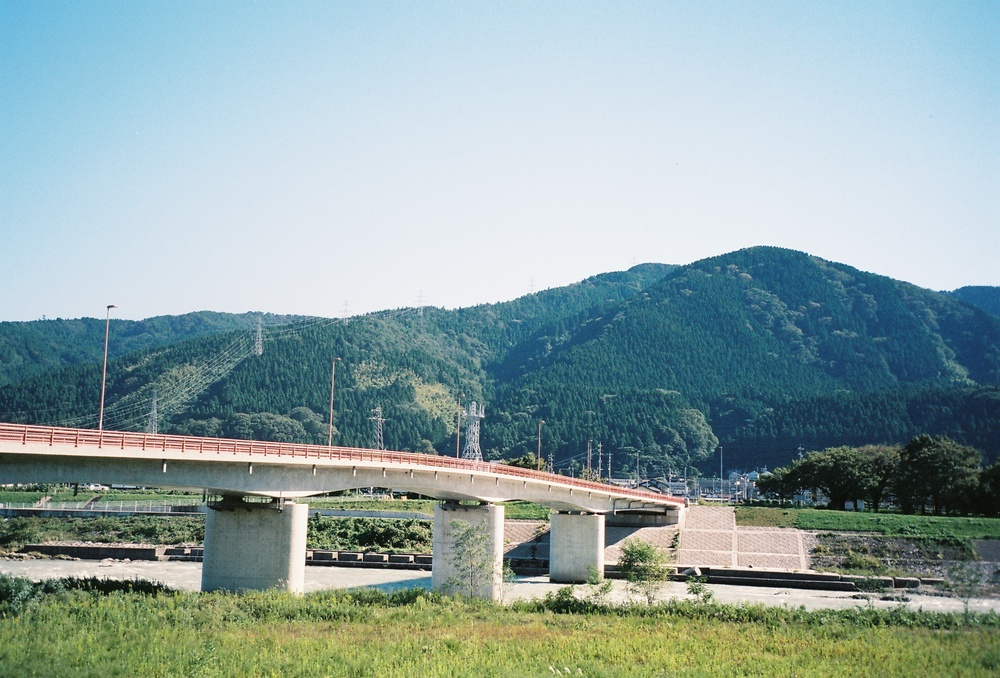
#> input picture homework_3/test.jpg, 1000 x 678 px, shrunk from 2751 x 1866 before the run
$ python tmp.py test.jpg
#> lines starting #> are read from the running program, lines starting #| are printed output that depends on the picture
#> further down, image is the input picture: shape (678, 1000, 3); mean B, G, R 163.8, 164.1, 143.2
import numpy as np
import cv2
import sys

def quantize(image):
    R  = image[:,:,2]
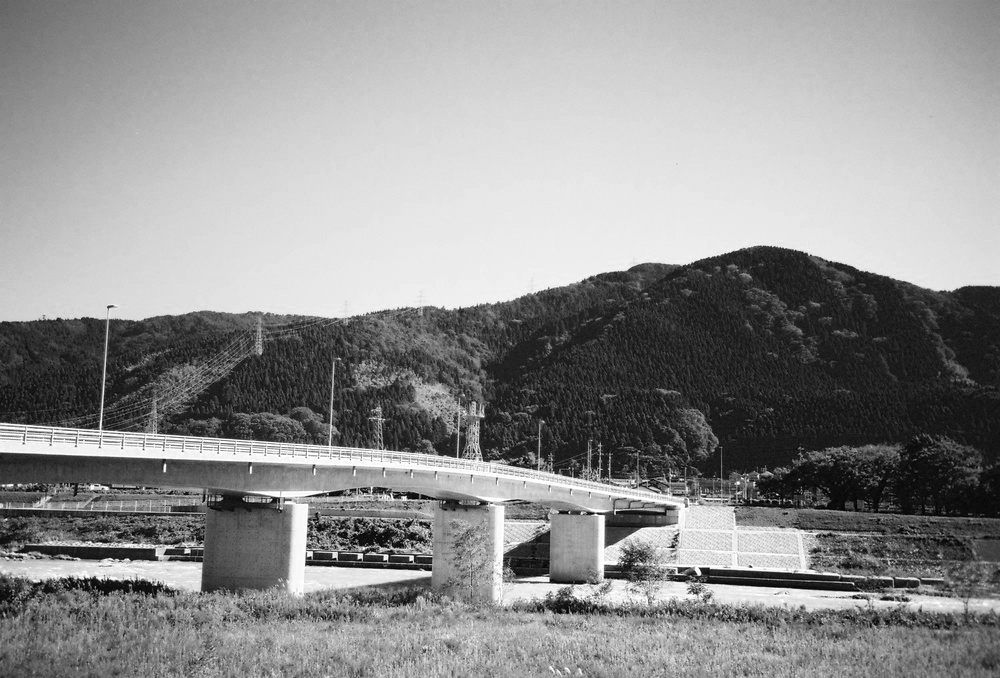
#> R: shape (678, 1000); min 0, max 255, mean 143.2
    G  = image[:,:,1]
    B  = image[:,:,0]
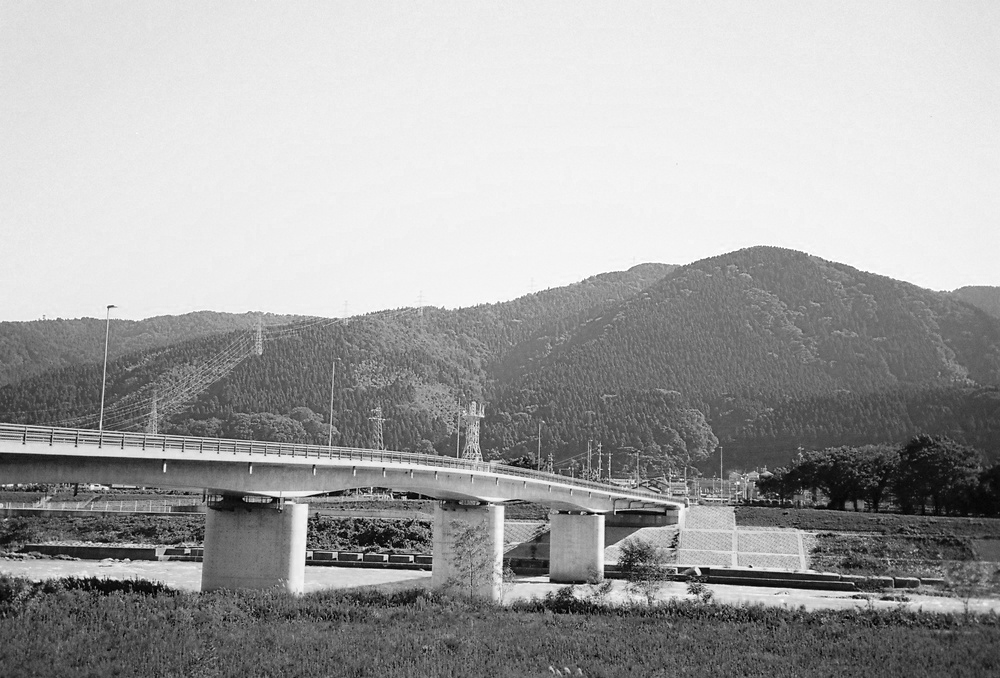
#> B: shape (678, 1000); min 0, max 255, mean 163.8

    Q_R = np.floor(R/255*np.average(R))
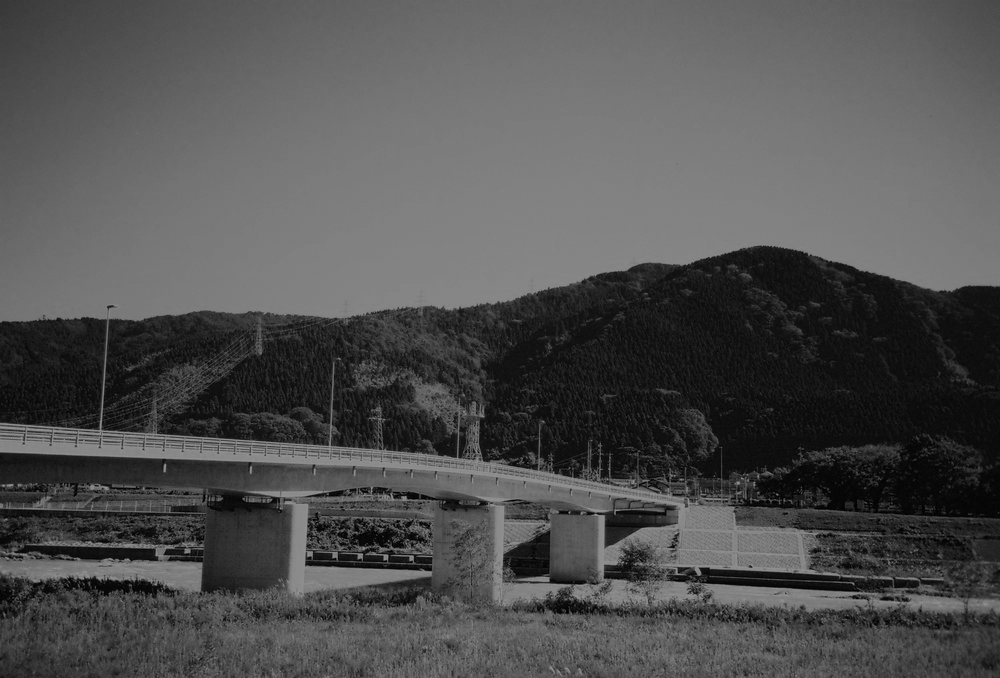
#> Q_R: shape (678, 1000) float64; min 0, max 143, mean 79.9
    Q_G = np.floor(G/255*np.average(G))
    Q_B = np.floor(B/255*np.average(B))
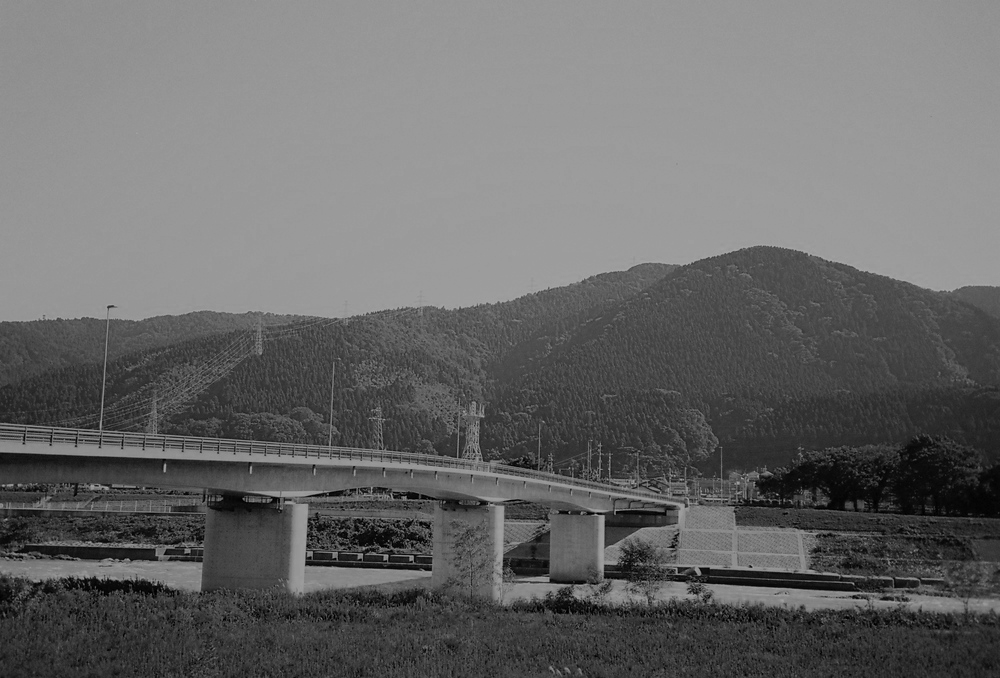
#> Q_B: shape (678, 1000) float64; min 0, max 163, mean 104.7

    mr = Q_R.max()
#> mr = 143
    mg = Q_G.max()
#> mg = 164
    mb = Q_B.max()
#> mb = 163

    quantize_image = np.zeros(image.shape)
    quantize_image[:,:,2] = np.array(Q_R)
    quantize_image[:,:,1] = np.array(Q_G)
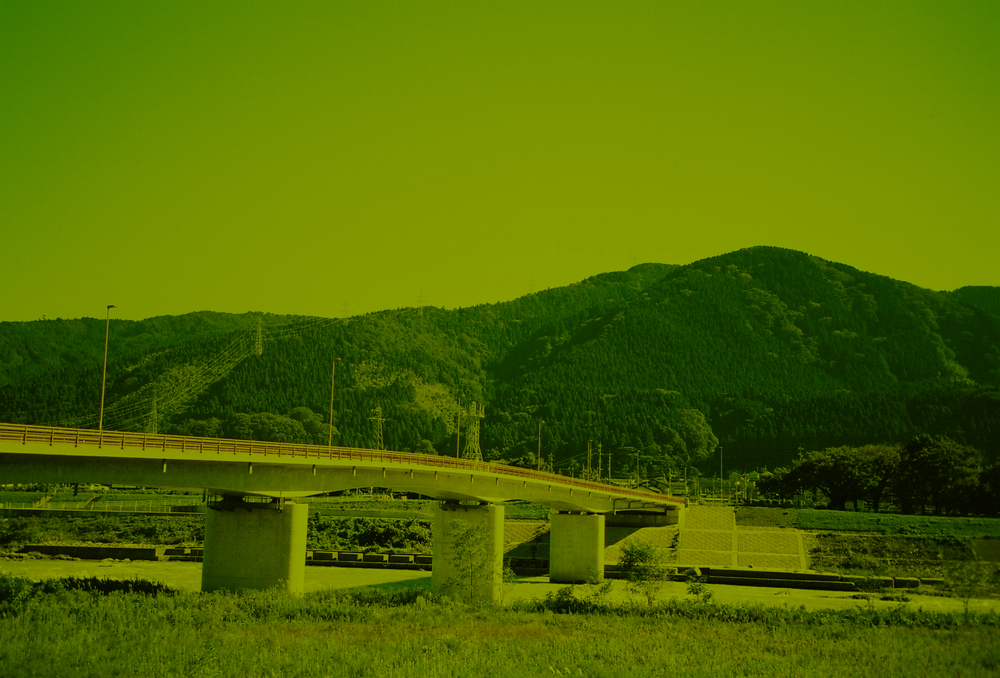
#> quantize_image: shape (678, 1000, 3) float64; mean of channels 0, 1, 2 0, 105.1, 79.9; drawn as B, G, R
    quantize_image[:,:,0] = np.array(Q_B)
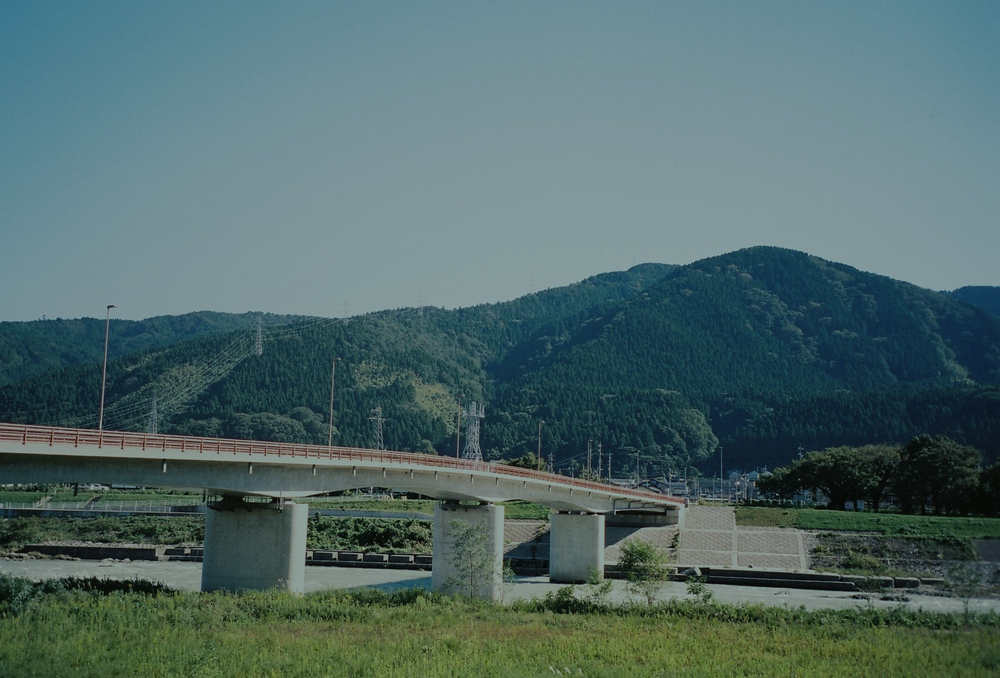
#> quantize_image: shape (678, 1000, 3) float64; mean of channels 0, 1, 2 104.7, 105.1, 79.9; drawn as B, G, R
    cv2.imwrite('quantized.png', quantize_image)

if __name__ == '__main__':

    #file_name = sys.argv[1]
    file_name = 'test.jpg'

    image = cv2.imread(file_name)
    quantize_image = quantize(image)

$ run again, with homework_3/image2.jpeg copied over homework_3/test.jpg
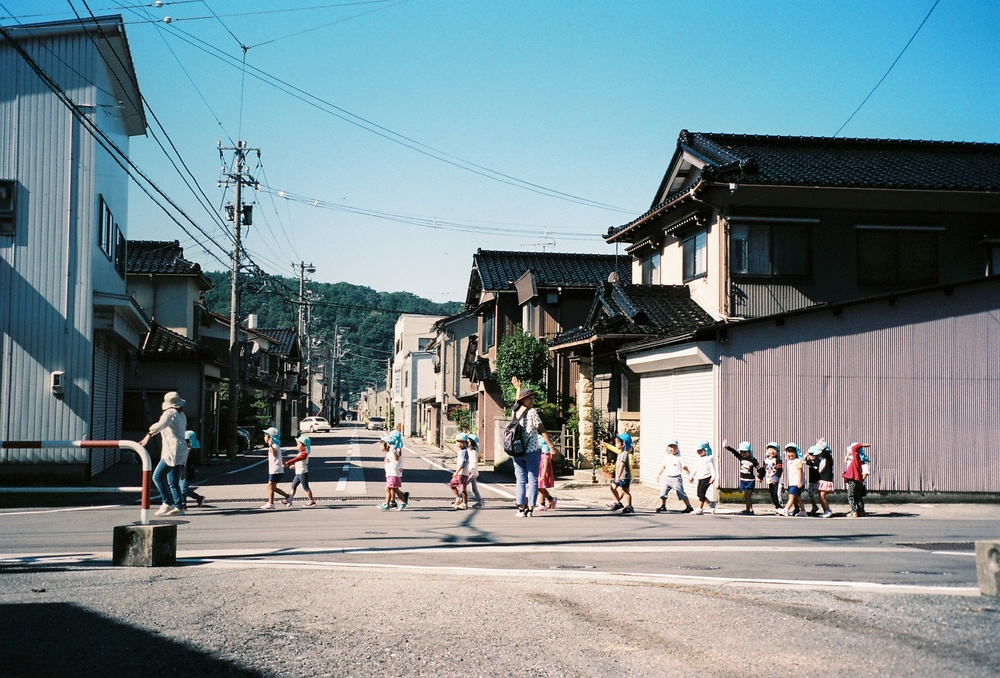
#> input picture homework_3/image2.jpeg, 1000 x 678 px, shrunk from 2751 x 1866 before the run
#> image is the input picture: shape (678, 1000, 3); mean B, G, R 142.6, 137.9, 120.4
#> in quantize, `Q_B = np.floor(B/255*np.average(B))`:
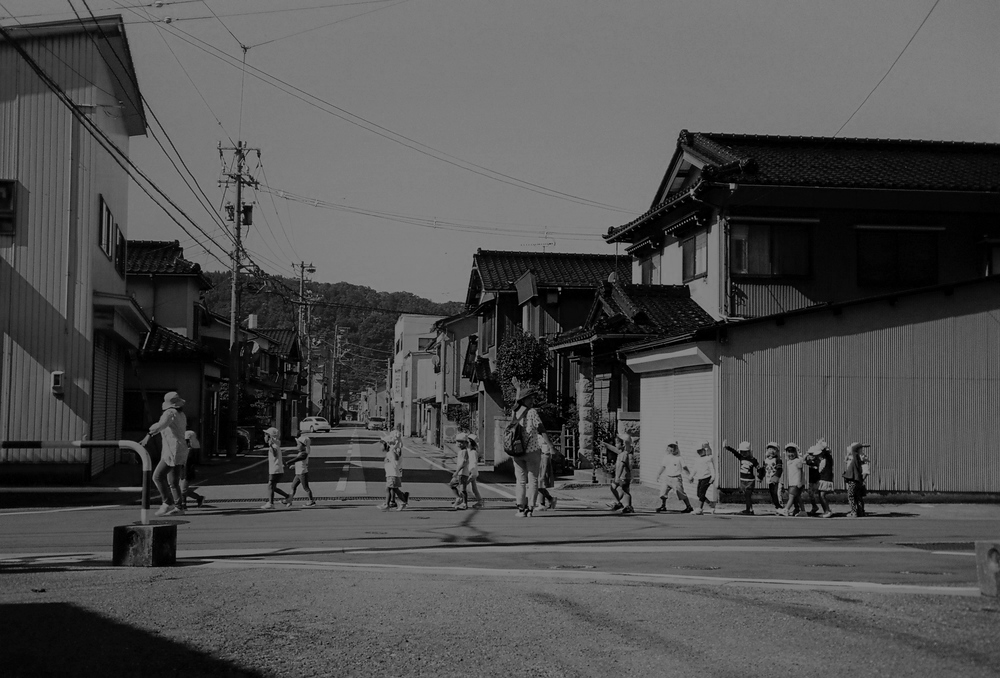
#> Q_B: shape (678, 1000) float64; min 0, max 142, mean 79.3
#> mr = 120
#> mg = 137
#> mb = 142
#> in quantize, `quantize_image[:,:,0] = np.array(Q_B)`:
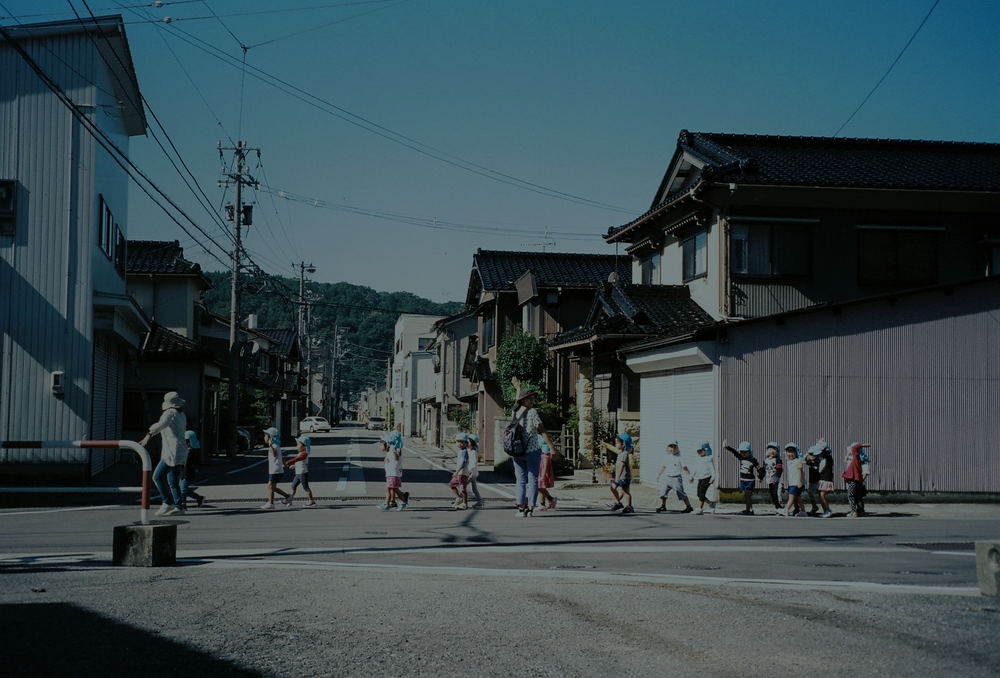
#> quantize_image: shape (678, 1000, 3) float64; mean of channels 0, 1, 2 79.3, 74, 56.3; drawn as B, G, R
